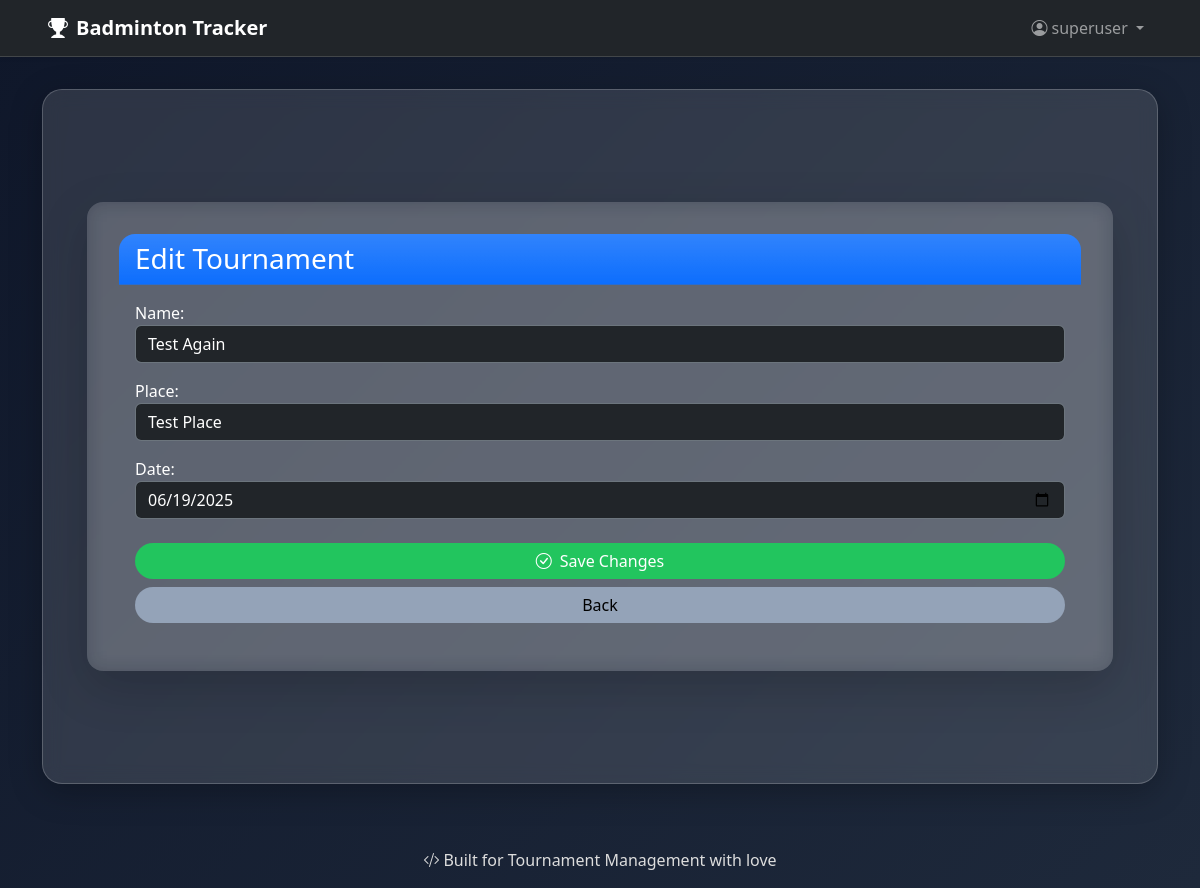
Screenshot of /badminton/tournament/6/edit/ (signed in) with the database file from the repository.
### badminton/models.py (models this page shows, shortened)
class Tournament(models.Model):
    name = models.CharField(max_length=100)
    place = models.CharField(max_length=100)
    date = models.DateField()

### badminton/views.py (the view)
# urls.py: path('tournament/<int:tournament_id>/edit/', views.edit_tournament, name='edit_tournament'),
@login_required
@user_passes_test(is_organiser)
def edit_tournament(request, tournament_id):
    tournament = get_object_or_404(Tournament, id=tournament_id)
    if request.method == 'POST':
        form = TournamentModelForm(request.POST, instance=tournament)
        if form.is_valid():
            form.save()
            return redirect('tournament_detail', tournament_id=tournament.id)
    else:
        form = TournamentModelForm(instance=tournament)
    return render(request, 'edit_tournament.html', {'form': form, 'tournament': tournament})

### badminton/forms.py
class TournamentModelForm(forms.ModelForm):
    class Meta:
        model = Tournament
        fields = ['name', 'place', 'date']
        widgets = {
            'date': forms.DateInput(attrs={'type': 'date'}),
        }

### badminton/views.py (called while the page is built)
def is_organiser(user):
    return user.is_superuser or user.groups.filter(name='Tournament Organisers').exists()

### badminton/templates/edit_tournament.html (shortened to what this page needs)
{% extends 'base.html' %}
{% load widget_tweaks %}
{% block content %}
<div class="container mt-5 mb-5">
  {% if perms.badminton.change_tournament %}
    <div class="card shadow-lg glass-card border-0 text-white rounded-4">
      <div class="card-header bg-primary bg-gradient text-white text-start rounded-top-4">
        <h3 class="mb-0">Edit Tournament</h3>
      </div>
      <div class="card-body">
        <form method="post" novalidate>
          <div class="mb-3">
            {{ form.name.label_tag }}
            {{ form.name|add_class:"form-control bg-dark text-white border-secondary"|attr:"placeholder:Tournament Name" }}
          </div>
          <div class="mb-3">
            {{ form.place.label_tag }}
            {{ form.place|add_class:"form-control bg-dark text-white border-secondary"|attr:"placeholder:Location" }}
          </div>
          <div class="mb-3">
            {{ form.date.label_tag }}
            {{ form.date|add_class:"form-control bg-dark text-white border-secondary"|attr:"placeholder:YYYY-MM-DD" }}
          </div>
          <div class="d-grid gap-2 mt-4">
            <button type="submit" class="btn btn-success btn-glow rounded-pill">
              <i class="bi bi-check-circle me-2"></i>Save Changes
            </button>
            <a href="{% url 'tournament_detail' tournament.id %}" class="btn btn-secondary rounded-pill">Back</a>
          </div>
        </form>
      </div>
    </div>
  {% else %}
    <div class="alert alert-danger text-center mt-5">
      <strong>Access Denied:</strong> You do not have permission to edit this tournament.
    </div>
  {% endif %}
</div>
{% endblock %}

### badminton/templates/base.html (shortened to what this page needs)
{% load static %}
<!DOCTYPE html>
<html lang="en">
<head>
  <link href="https://cdn.jsdelivr.net/npm/bootstrap@5.3.3/dist/css/bootstrap.min.css" rel="stylesheet">
  <link rel="stylesheet" href="https://cdn.jsdelivr.net/npm/bootstrap-icons@1.10.5/font/bootstrap-icons.css">
  <link rel="stylesheet" href="{% static 'css/style.css' %}">
</head>
<body>
<nav class="navbar navbar-expand-lg navbar-dark bg-dark shadow-sm sticky-top">
  <div class="container-fluid px-3 px-md-5">
    <a class="navbar-brand fw-bold" href="{% url 'tournament_list' %}">
      <i class="bi bi-trophy-fill me-2"></i>Badminton Tracker
    </a>
    <div class="collapse navbar-collapse mt-2 mt-lg-0" id="navbarContent">
      <ul class="navbar-nav ms-auto align-items-lg-center gap-2">
        {% if user.is_authenticated %}
        <li class="nav-item dropdown">
          <a class="nav-link dropdown-toggle" href="#" id="navbarDropdown" role="button"
             data-bs-toggle="dropdown" aria-expanded="false">
            <i class="bi bi-person-circle me-1"></i>{{ user.username }}
          </a>
        </li>
        {% endif %}
      </ul>
    </div>
  </div>
</nav>
<div class="container">
  <div class="glass-card">
    {% block content %}
    {% endblock %}
  </div>
</div>
<footer>
  <p><i class="bi bi-code-slash me-1"></i>Built for Tournament Management with love</p>
</footer>
</body>
</html>

### badminton/static/css/style.css (style rules this page uses)
.btn-success { background-color: #22c55e !important; color: #fff !important; border: none; }
.btn-secondary { background-color: #94a3b8 !important; color: #000 !important; border: none; }
.btn-glow { transition: all 0.2s ease-in-out; box-shadow: none; transform: none; }
body { margin: 0; padding: 0; min-height: 100vh; background: linear-gradient(135deg, #0f172a, #1e293b); background-attachment: fixed; background-size: cover; font-family: 'Segoe UI', sans-serif; color: white; }
nav.navbar { background-color: rgba(255, 255, 255, 0.08); backdrop-filter: blur(10px); -webkit-backdrop-filter: blur(10px); border-bottom: 1px solid rgba(255, 255, 255, 0.15); }
footer { color: #ddd; text-align: center; margin-top: 2rem; }
a, a:hover { color: #ffffff; text-decoration: none; }
.container { padding-top: 2rem; padding-bottom: 2rem; }
.glass-card { background: rgba(255, 255, 255, 0.12); border-radius: 20px; box-shadow: 0 8px 32px 0 rgba(0, 0, 0, 0.25); backdrop-filter: blur(10px); -webkit-backdrop-filter: blur(10px); border: 1px solid rgba(255, 255, 255, 0.2); padding: 2rem; color: #fff; position: relative; transition: transform 0.3s ease, border 0.3s ease, box-shadow 0.3s ease; }
.bg-gradient { background: linear-gradient(135deg, #dc3545, #b02a37); }

### rows the page displays
Tournament: name "Test Again", place "Test Place", date "06/19/2025"

### other values shown
{{ user.username }} "superuser"
